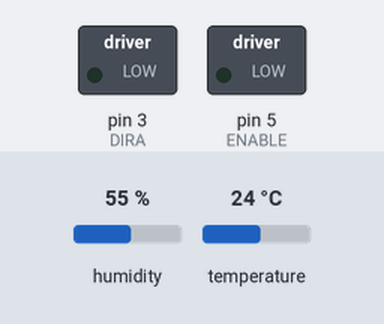
Recording of a sketch running on a simulated Arduino Uno, built with avr-gcc and run on an emulated ATmega328P. Parts: switched loads named in the sketch (green lamp = pin HIGH). Inputs (shaded band) come from the test bench; at power-on: temperature 24 °C, humidity 55 %. Pins used as bus, display or sensor lines are not drawn; what the sketch prints to the serial monitor is not drawn.

Above: at 2.2 s.
2.3 s: temperature set to 3 °C
5.0 s: temperature set to 0 °C
At 5.5 s:
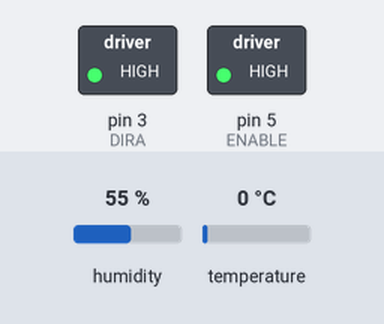
Timing chart, 0 to 8.0 s (numbered marks = the images above; inputs shaded):
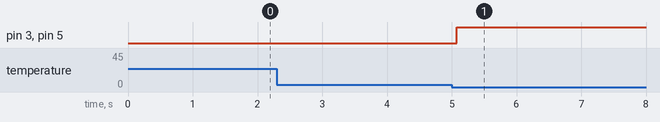

The sketch:

DC_Motor_DHT.ino
```cpp
//www.elegoo.com
//2016.12.12

/************************
Exercise the motor using
the L293D chip
************************/
#include "DHT.h"
#define sensor_type DHT11
#define ENABLE 5
#define DIRA 3
#define DIRB 4
#define delays 500
int i;
int delay_start=1000;
int pin_type = 2;
float tempC;
float tempF;
float humidity;
DHT HT(pin_type,sensor_type);
void setup() {
  //---set pin direction
  pinMode(ENABLE,OUTPUT);
  pinMode(DIRA,OUTPUT);
  pinMode(DIRB,OUTPUT);
  Serial.begin(9600);
  HT.begin();
  delay(delay_start);
}

void loop() {

   humidity = HT.readHumidity();
  tempC = HT.readTemperature();
  tempF = HT.readTemperature(true);

  Serial.print("HUMIDITY :");
  Serial.print(humidity);
  Serial.print("%");
  Serial.print(" | ");
  Serial.print("TEMPERATURE :");
  Serial.print(tempC );
  Serial.print("°C");
  Serial.print(" | ");
  Serial.print("TEMPERATURE :");
  Serial.print(tempF );
  Serial.print("℉");
  Serial.println("");

  //---back and forth example

  if(tempC<=1){
   // Serial.println("One way, then reverse");
    digitalWrite(ENABLE,HIGH); // enable on
    for (i=0;i<5;i++) {
    digitalWrite(DIRA,HIGH); //one way
    digitalWrite(DIRB,LOW);
    delay(1000);
    }
  }else
  {
    digitalWrite(DIRB,HIGH);
    digitalWrite(DIRB,LOW);
    delay(2000);
  }
   /* digitalWrite(DIRA,LOW);  //reverse
    digitalWrite(DIRB,HIGH);
    delay(3000);*/
 /* digitalWrite(ENABLE,LOW); // disable
  delay(7000);

  Serial.println("fast Slow example");
  //---fast/slow stop example
  digitalWrite(ENABLE,HIGH); //enable on
  digitalWrite(DIRA,HIGH); //one way
  digitalWrite(DIRB,LOW);
  delay(8000);
  digitalWrite(ENABLE,LOW); //slow stop
  delay(1000);
  digitalWrite(ENABLE,HIGH); //enable on
  digitalWrite(DIRA,LOW); //one way
  digitalWrite(DIRB,HIGH);
  delay(5000);
  digitalWrite(DIRA,LOW); //fast stop
  delay(2000);

  Serial.println("PWM full then slow");
  //---PWM example, full speed then slow
  analogWrite(ENABLE,255); //enable on
  digitalWrite(DIRA,HIGH); //one way
  digitalWrite(DIRB,LOW);
  delay(5000);
  analogWrite(ENABLE,180); //half speed
  delay(5000);
  analogWrite(ENABLE,128); //half speed
  delay(5000);
  analogWrite(ENABLE,50); //half speed
  delay(5000);
  analogWrite(ENABLE,128); //half speed
  delay(5000);
  analogWrite(ENABLE,180); //half speed
  delay(5000);
  analogWrite(ENABLE,255); //half speed
  delay(5000);
  digitalWrite(ENABLE,LOW); //all done
  delay(10000);*/
}
```

Measured:
- the behaviour switches between 2 and 1 °C on temperature (found by bisection; images 0 and 1)
- after the input at 2.3 s, every drawn part: stays the same
- after the input at 5.0 s, pin 3 (DIRA), pin 5 (ENABLE): LOW → HIGH after 0.07 s
